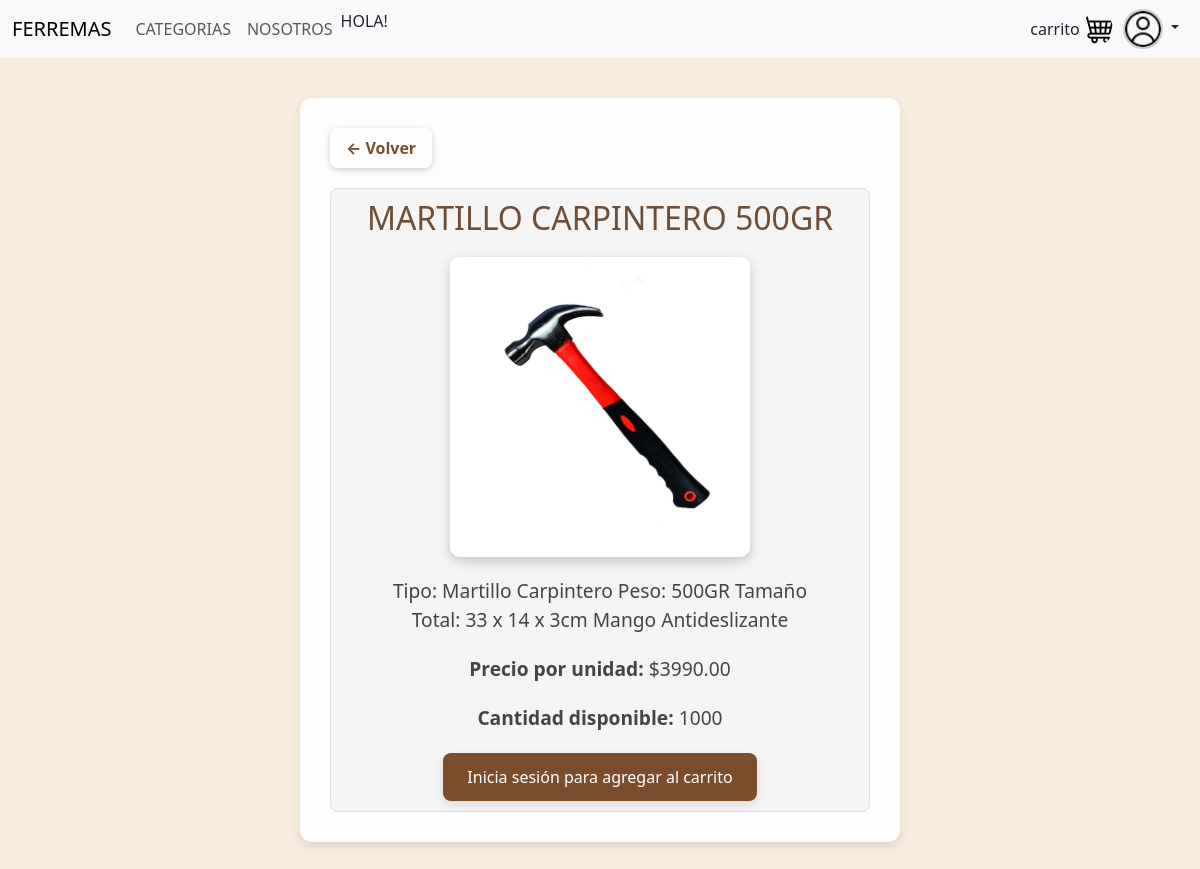
The page /Home/Categorias/herramientas manuales/MARTILLO CARPINTERO 500GR/ on the database its author committed.
### task/models.py (models this page shows, shortened)
class articulo(models.Model):
    Tipo = models.CharField(max_length=100)
    nombreart = models.CharField(max_length=100, unique=True)
    descripcion = models.TextField(blank=True)
    fecha = models.DateTimeField(auto_now_add=True)
    imagen = models.ImageField(upload_to='articulosimg/')
    valorunidad = models.DecimalField(max_digits=10, decimal_places=2)
    cantidad = models.IntegerField()
    user = models.ForeignKey('auth.User', on_delete=models.CASCADE, null=True)

### task/views.py (the view)
# urls.py: path('Home/Categorias/<str:nombre_cat>/<str:nombre_art>/',views.detalle_Articulo, name='detalle_Articulos'),
def detalle_Articulo (request, nombre_cat, nombre_art):
    if articulo.objects.filter(nombreart=nombre_art).exists():
        articulo_obj = get_object_or_404(articulo, nombreart=nombre_art)
        return render(request, 'detalle_articulos.html', {
        'articulo': articulo_obj,
        'nombre_cat': nombre_cat
        })
    else:
        return redirect('detalle_categorias', nombre_cat=nombre_cat)

### task/Templates/detalle_articulos.html (shortened to what this page needs)
{% extends 'navbar.html' %}
{% load static %}
{% block body %}
<link rel="stylesheet" href="{% static 'style.css' %}">
<div class="container-crear-categoria">
    <a href="javascript:history.back()" class="btn-back">← Volver</a>
    <div class="articulo-card">
        <h2 class="text-cafe">{{ articulo.nombreart }}</h2>
        {% if articulo.imagen %}
            <img src="{{ articulo.imagen.url }}" alt="Imagen del artículo" class="imagen-categoria" style="max-width: 300px;">
        {% else %}
            <p class="categoria-descripcion">No hay imagen disponible</p>
        {% endif %}
        <p class="categoria-descripcion">{{ articulo.descripcion }}</p>
        <p class="categoria-descripcion"><strong>Precio por unidad:</strong> ${{ articulo.valorunidad }}</p>
        <p class="categoria-descripcion"><strong>Cantidad disponible:</strong> {{ articulo.cantidad }}</p>
        <div class="carrito-botones">
            {% if user.is_authenticated %}
                <a href="{% url 'Mas' nombre_cat articulo.nombreart %}" class="btn-primario">Agregar al carrito</a>
            {% else %}
                <a href="{% url 'singup'  %}" class="btn-primario" >Inicia sesión para agregar al carrito</a>
            {% endif %}
        </div>
    </div>
</div>
{% endblock %}

### task/static/style.css (style rules this page uses)
body { background-color: #f7ebdd; background-size: cover; background-repeat: no-repeat; }
.text-cafe { color: #6f4e37; }
.btn-back { font-weight: bold; color: #7a4e2d; background-color: rgba(255, 255, 255, 0.8); padding: 8px 16px; border-radius: 8px; box-shadow: 0 2px 6px rgba(0, 0, 0, 0.2); transition: background-color 0.3s ease; z-index: 10; margin-bottom: 20px; display: inline-block; text-decoration: none; }
.btn-primario { background-color: #7a4e2d; color: white; padding: 12px 24px; border: none; border-radius: 8px; font-size: 1em; text-decoration: none; display: inline-block; box-shadow: 0 4px 10px rgba(0,0,0,0.1); transition: background-color 0.3s ease, transform 0.2s ease; }
.imagen-categoria { width: 80%; max-height: 400px; object-fit: cover; border-radius: 10px; box-shadow: 0 4px 12px rgba(0,0,0,0.2); }
.categoria-descripcion { text-align: center; margin: 20px auto; width: 80%; font-size: 1.2em; color: #444; }
.articulo-card { border: 1px solid #ddd; border-radius: 8px; padding: 10px; text-align: center; background-color: #f4f4f4; transition: transform 0.2s; }
.container-crear-categoria { max-width: 600px; margin: 40px auto; padding: 30px; background-color: #fdfdfd; box-shadow: 0 4px 10px rgba(0, 0, 0, 0.1); border-radius: 12px; }
.container-crear-categoria h2 { text-align: center; margin-bottom: 20px; }
.carrito-botones { margin-top: 15px; display: flex; justify-content: center; gap: 20px; flex-wrap: wrap; }

### rows shown on the page
articulo: nombreart "MARTILLO CARPINTERO 500GR", imagen (picture), descripcion "Tipo: Martillo Carpintero Peso: 500GR Tamaño Total: 33 x 14 x 3cm Mango Antideslizante", valorunidad "3990.00", cantidad "1000"
